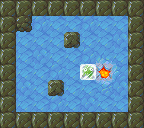

A level layout from a 2D game, rendered from its tile map. Below: a short description, then the map file with its tile-grid data intact:
An orthogonal 9x8 tile map with 16x16 px tiles, 4 tile layers (Bottom, Floor, FloorTop, Blocks), 5 tilesets.

<map version="1.0" orientation="orthogonal" width="9" height="8" tilewidth="16" tileheight="16">
 <tileset firstgid="1" name="ground" tilewidth="16" tileheight="16">
  <image source="assets/tileset-ground.png" width="48" height="16" />
 </tileset>
 <tileset firstgid="4" name="misc" tilewidth="16" tileheight="16">
  <image source="assets/tileset-misc.png" width="64" height="16" />
  <tile id="3">
   <properties>
    <property name="goal" value="true" />
   </properties>
  </tile>
 </tileset>
 <tileset firstgid="8" name="pushblocks" tilewidth="16" tileheight="16">
  <image source="assets/tileset-pushblocks.png" width="48" height="16" />
  <tile id="1">
   <properties>
    <property name="goal" value="true" />
    <property name="sprite" value="assets/frozen.sprite" />
   </properties>
  </tile>
 </tileset>
 <tileset firstgid="11" name="rocks" tilewidth="16" tileheight="16">
  <properties>
   <property name="collision" value="true" />
  </properties>
  <image source="assets/tileset-rocks.png" width="256" height="48" />
 </tileset>
 <tileset firstgid="59" name="slippery" tilewidth="16" tileheight="16">
  <properties>
   <property name="slippery_block" value="true" />
   <property name="slippery_player" value="true" />
  </properties>
  <image source="assets/tileset-slippery.png" width="256" height="48" />
 </tileset>
 <layer name="Bottom" width="9" height="8">
  <data>
   <tile gid="3" />
   <tile gid="2" />
   <tile gid="3" />
   <tile gid="3" />
   <tile gid="2" />
   <tile gid="2" />
   <tile gid="2" />
   <tile gid="3" />
   <tile gid="3" />
   <tile gid="2" />
   <tile gid="2" />
   <tile gid="2" />
   <tile gid="3" />
   <tile gid="3" />
   <tile gid="2" />
   <tile gid="3" />
   <tile gid="3" />
   <tile gid="3" />
   <tile gid="3" />
   <tile gid="3" />
   <tile gid="3" />
   <tile gid="2" />
   <tile gid="3" />
   <tile gid="3" />
   <tile gid="3" />
   <tile gid="3" />
   <tile gid="3" />
   <tile gid="3" />
   <tile gid="2" />
   <tile gid="3" />
   <tile gid="2" />
   <tile gid="3" />
   <tile gid="2" />
   <tile gid="2" />
   <tile gid="3" />
   <tile gid="3" />
   <tile gid="2" />
   <tile gid="3" />
   <tile gid="3" />
   <tile gid="3" />
   <tile gid="2" />
   <tile gid="2" />
   <tile gid="3" />
   <tile gid="3" />
   <tile gid="3" />
   <tile gid="2" />
   <tile gid="3" />
   <tile gid="2" />
   <tile gid="3" />
   <tile gid="2" />
   <tile gid="2" />
   <tile gid="3" />
   <tile gid="2" />
   <tile gid="3" />
   <tile gid="3" />
   <tile gid="3" />
   <tile gid="2" />
   <tile gid="2" />
   <tile gid="3" />
   <tile gid="2" />
   <tile gid="2" />
   <tile gid="3" />
   <tile gid="3" />
   <tile gid="3" />
   <tile gid="2" />
   <tile gid="3" />
   <tile gid="3" />
   <tile gid="2" />
   <tile gid="3" />
   <tile gid="3" />
   <tile gid="3" />
   <tile gid="3" />
  </data>
 </layer>
 <layer name="Floor" width="9" height="8">
  <properties>
   <property name="player_sprite" value="assets/dino.sprite" />
   <property name="start_facing" value="right" />
   <property name="start_x" value="1" />
   <property name="start_y" value="2" />
  </properties>
  <data>
   <tile gid="26" />
   <tile gid="26" />
   <tile gid="26" />
   <tile gid="26" />
   <tile gid="26" />
   <tile gid="26" />
   <tile gid="26" />
   <tile gid="26" />
   <tile gid="26" />
   <tile gid="26" />
   <tile gid="82" />
   <tile gid="103" />
   <tile gid="82" />
   <tile gid="82" />
   <tile gid="103" />
   <tile gid="82" />
   <tile gid="82" />
   <tile gid="26" />
   <tile gid="26" />
   <tile gid="82" />
   <tile gid="82" />
   <tile gid="82" />
   <tile gid="104" />
   <tile gid="82" />
   <tile gid="82" />
   <tile gid="104" />
   <tile gid="26" />
   <tile gid="26" />
   <tile gid="82" />
   <tile gid="104" />
   <tile gid="82" />
   <tile gid="82" />
   <tile gid="103" />
   <tile gid="70" />
   <tile gid="82" />
   <tile gid="26" />
   <tile gid="26" />
   <tile gid="82" />
   <tile gid="82" />
   <tile gid="103" />
   <tile gid="82" />
   <tile gid="73" />
   <tile gid="7" />
   <tile gid="72" />
   <tile gid="26" />
   <tile gid="26" />
   <tile gid="104" />
   <tile gid="82" />
   <tile gid="82" />
   <tile gid="82" />
   <tile gid="82" />
   <tile gid="74" />
   <tile gid="104" />
   <tile gid="26" />
   <tile gid="26" />
   <tile gid="82" />
   <tile gid="82" />
   <tile gid="103" />
   <tile gid="82" />
   <tile gid="104" />
   <tile gid="82" />
   <tile gid="82" />
   <tile gid="26" />
   <tile gid="26" />
   <tile gid="26" />
   <tile gid="26" />
   <tile gid="26" />
   <tile gid="26" />
   <tile gid="26" />
   <tile gid="26" />
   <tile gid="26" />
   <tile gid="26" />
  </data>
 </layer>
 <layer name="FloorTop" width="9" height="8">
  <data>
   <tile gid="0" />
   <tile gid="0" />
   <tile gid="0" />
   <tile gid="0" />
   <tile gid="0" />
   <tile gid="0" />
   <tile gid="0" />
   <tile gid="0" />
   <tile gid="0" />
   <tile gid="0" />
   <tile gid="24" />
   <tile gid="0" />
   <tile gid="0" />
   <tile gid="0" />
   <tile gid="0" />
   <tile gid="0" />
   <tile gid="0" />
   <tile gid="0" />
   <tile gid="0" />
   <tile gid="0" />
   <tile gid="0" />
   <tile gid="0" />
   <tile gid="12" />
   <tile gid="0" />
   <tile gid="0" />
   <tile gid="0" />
   <tile gid="0" />
   <tile gid="0" />
   <tile gid="0" />
   <tile gid="0" />
   <tile gid="0" />
   <tile gid="0" />
   <tile gid="0" />
   <tile gid="0" />
   <tile gid="0" />
   <tile gid="0" />
   <tile gid="0" />
   <tile gid="0" />
   <tile gid="0" />
   <tile gid="0" />
   <tile gid="0" />
   <tile gid="0" />
   <tile gid="0" />
   <tile gid="0" />
   <tile gid="0" />
   <tile gid="0" />
   <tile gid="0" />
   <tile gid="0" />
   <tile gid="12" />
   <tile gid="0" />
   <tile gid="0" />
   <tile gid="0" />
   <tile gid="0" />
   <tile gid="0" />
   <tile gid="0" />
   <tile gid="0" />
   <tile gid="0" />
   <tile gid="0" />
   <tile gid="0" />
   <tile gid="0" />
   <tile gid="0" />
   <tile gid="0" />
   <tile gid="0" />
   <tile gid="0" />
   <tile gid="0" />
   <tile gid="0" />
   <tile gid="0" />
   <tile gid="0" />
   <tile gid="0" />
   <tile gid="0" />
   <tile gid="0" />
   <tile gid="0" />
  </data>
 </layer>
 <layer name="Blocks" width="9" height="8">
  <data>
   <tile gid="0" />
   <tile gid="0" />
   <tile gid="0" />
   <tile gid="0" />
   <tile gid="0" />
   <tile gid="0" />
   <tile gid="0" />
   <tile gid="0" />
   <tile gid="0" />
   <tile gid="0" />
   <tile gid="0" />
   <tile gid="0" />
   <tile gid="0" />
   <tile gid="0" />
   <tile gid="0" />
   <tile gid="0" />
   <tile gid="0" />
   <tile gid="0" />
   <tile gid="0" />
   <tile gid="0" />
   <tile gid="0" />
   <tile gid="0" />
   <tile gid="0" />
   <tile gid="0" />
   <tile gid="0" />
   <tile gid="0" />
   <tile gid="0" />
   <tile gid="0" />
   <tile gid="0" />
   <tile gid="0" />
   <tile gid="0" />
   <tile gid="0" />
   <tile gid="0" />
   <tile gid="0" />
   <tile gid="0" />
   <tile gid="0" />
   <tile gid="0" />
   <tile gid="0" />
   <tile gid="0" />
   <tile gid="0" />
   <tile gid="0" />
   <tile gid="9" />
   <tile gid="0" />
   <tile gid="0" />
   <tile gid="0" />
   <tile gid="0" />
   <tile gid="0" />
   <tile gid="0" />
   <tile gid="0" />
   <tile gid="0" />
   <tile gid="0" />
   <tile gid="0" />
   <tile gid="0" />
   <tile gid="0" />
   <tile gid="0" />
   <tile gid="0" />
   <tile gid="0" />
   <tile gid="0" />
   <tile gid="0" />
   <tile gid="0" />
   <tile gid="0" />
   <tile gid="0" />
   <tile gid="0" />
   <tile gid="0" />
   <tile gid="0" />
   <tile gid="0" />
   <tile gid="0" />
   <tile gid="0" />
   <tile gid="0" />
   <tile gid="0" />
   <tile gid="0" />
   <tile gid="0" />
  </data>
 </layer>
</map>
